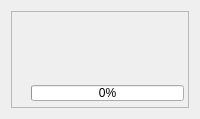
          <widget class="QWidget" name="scroll_status_contents">
           <layout class="QVBoxLayout" name="status_layout">
            <item>
             <widget class="QWidget" name="details">
              <layout class="QVBoxLayout" name="details_layout">
               <property name="leftMargin">
                <number>0</number>
               </property>
               <property name="topMargin">
                <number>0</number>
               </property>
               <property name="rightMargin">
                <number>0</number>
               </property>
               <property name="bottomMargin">
                <number>0</number>
               </property>
               <item>
                <widget class="QFrame" name="robot_header">
                 <property name="frameShape">
                  <enum>QFrame::StyledPanel</enum>
                 </property>
                 <property name="frameShadow">
                  <enum>QFrame::Raised</enum>
                 </property>
                 <layout class="QVBoxLayout" name="robot_header_layout">
                  <property name="leftMargin">
                   <number>6</number>
                  </property>
                  <property name="topMargin">
                   <number>4</number>
                  </property>
                  <property name="rightMargin">
                   <number>4</number>
                  </property>
                  <property name="bottomMargin">
                   <number>6</number>
                  </property>
                  <item>
                   <layout class="QHBoxLayout" name="header_layout" stretch="0,1,0,0">
                    <item>
                     <widget class="QLabel" name="lbl_details_logo">
                      <property name="toolTip">
                       <string>Valetudo</string>
                      </property>
                     </widget>
                    </item>
                    <item>
                     <widget class="QLabel" name="lbl_connection"/>
                    </item>
                    <item>
                     <widget class="QToolButton" name="btn_robot_web">
                      <property name="autoRaise">
                       <bool>true</bool>
                      </property>
                     </widget>
                    </item>
                    <item>
                     <widget class="QToolButton" name="btn_robot_ssh">
                      <property name="autoRaise">
                       <bool>true</bool>
                      </property>
                     </widget>
                    </item>
                   </layout>
                  </item>
                  <item>
                   <widget class="QLabel" name="lbl_robot">
                    <property name="wordWrap">
                     <bool>true</bool>
                    </property>
                    <property name="font">
                     <font>
                      <italic>true</italic>
                     </font>
                    </property>
                   </widget>
                  </item>
                  <item>
                   <widget class="QLabel" name="lbl_robot_info">
                    <property name="wordWrap">
                     <bool>true</bool>
                    </property>
                   </widget>
                  </item>
                  <item>
                   <layout class="QHBoxLayout" name="details_state_layout" stretch="0,1">
                    <item>
                     <widget class="QLabel" name="lbl_badge_details">
                      <property name="alignment">
                       <set>Qt::AlignCenter</set>
                      </property>
                      <property name="maximumSize">
                       <size>
                        <width>16777215</width>
                        <height>24</height>
                       </size>
                      </property>
                     </widget>
                    </item>
                    <item>
                     <widget class="QProgressBar" name="bar_battery_details">
                      <property name="maximumSize">
                       <size>
                        <width>16777215</width>
                        <height>16</height>
                       </size>
                      </property>
                      <property name="value">
                       <number>0</number>
                      </property>
                      <property name="toolTip">
                       <string>Battery</string>
                      </property>
                     </widget>
                    </item>
                   </layout>
                  </item>
                 </layout>
                </widget>
               </item>
              </layout>
             </widget>
            </item>
            <item>
             <spacer name="status_spacer">
              <property name="orientation">
               <enum>Qt::Vertical</enum>
              </property>
              <property name="sizeHint">
               <size>
                <width>20</width>
                <height>0</height>
               </size>
              </property>
             </spacer>
            </item>
           </layout>
          </widget>
